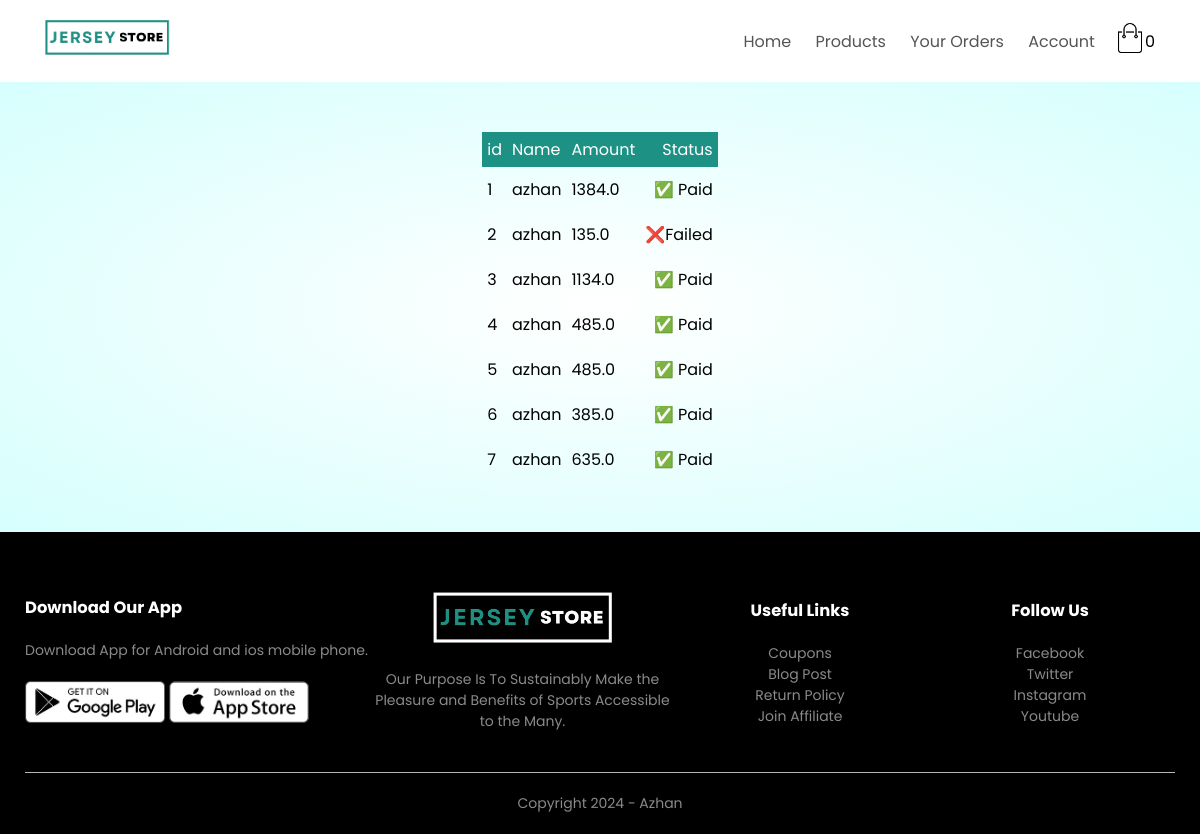
The app's page /myorder/ (signed in), older data.
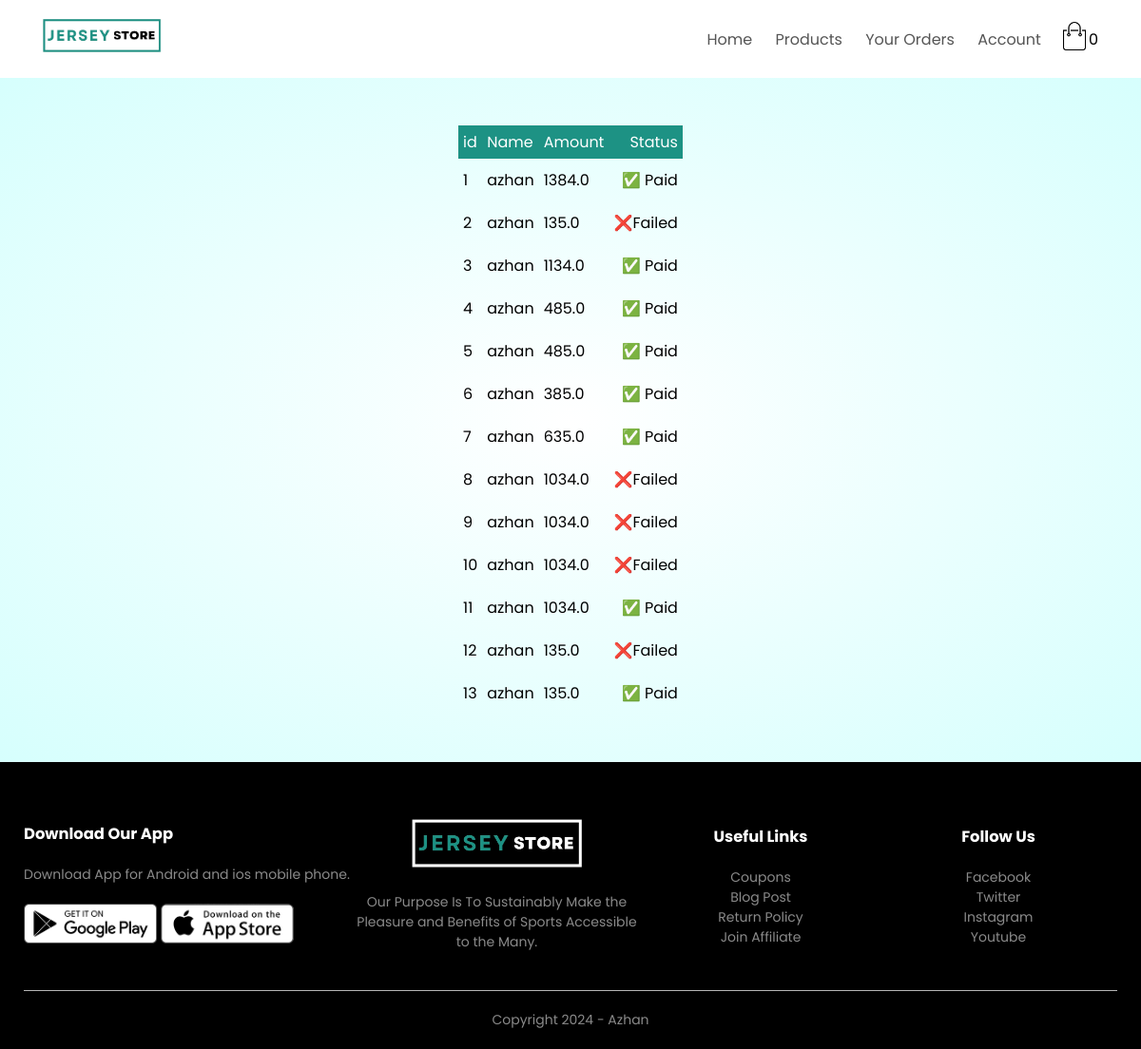
The same page, newer data.
### app/models.py (models this page shows)
class Payment(models.Model):
    Name = models.CharField(max_length=20)
    Amount = models.CharField(max_length=20)
    Payment_id = models.CharField(max_length=100)
    Paid = models.BooleanField(default=False)

### app/views.py (the view)
# urls.py: path('myorder/',myorder,name='myorder'),
def myorder(request):
    name = request.session['name']
    order = Payment.objects.filter(Name=name)
    print(order)
    if order:
       data = Payment.objects.filter(Name=name)
       return render(request,'myorder.html',{'data':data})
    else:
        return render(request,'myorder.html',{'msg':"You have no any order yet!!"})

### app/templates/myorder.html (shortened to what this page needs)
{% load static %}
<!DOCTYPE html>
<html lang="en">
<head>
    <link rel="stylesheet" href="{% static 'style.css' %}">
</head>
<body>
   {% if msg %}
   <div class="container">
    <div class="navbar">
        <div class="logo">
            <img src="{% static 'images/logo.png' %}" alt="logo" width="135px">
        </div>
        <nav>
            <ul id="MenuItems">
                <li><a href="{% url 'user' %}">Home</a></li>
                <li><a href="{% url 'products' %}">Products</a></li>
                <li><a href="{% url 'myorder' %}">Your Orders</a></li>
                <li><a href="{% url 'account' %}">Account</a></li>
            </ul>
        </nav>
        <a href="{% url 'cart' %}"><img src="{% static 'images/cart.png' %}" width="30px" height="30px"></a>
        <span class="badge badge-info">{{request.session.card|length}}</span>
        <img src="{% static 'images/menu.png' %}" class="menu-icon" onclick="menutoggle()">
    </div>
</div>
<div class="account-page">
    <div class="container">
        <div class="row">
            <div class="col-2">
                <img src="{% static 'images/image1.png' %}" width="100%">
            </div>
            <div class="col-2">
                 <div class="form-container">
                    <h1>{{msg}}</h1>
                    <a class="btn" href="{% url 'products' %}">Shop Now</a>
                </div>
            </div>
        </div>
    </div>
</div>
    {% else %}
    <div class="container">
        <div class="navbar">
            <div class="logo">
                <img src="{% static 'images/logo.png' %}" alt="logo" width="125px">
            </div>
            <nav>
                <ul id="MenuItems">
                    <li><a href="{% url 'user' %}">Home</a></li>
                    <li><a href="{% url 'products' %}">Products</a></li>
                    <li><a href="{% url 'myorder' %}">Your Orders</a></li>
                    <li><a href="{% url 'account' %}">Account</a></li>
                </ul>
            </nav>
            <a href="{% url 'cart' %}"><img src="{% static 'images/cart.png' %}" width="30px" height="30px"></a>
            <span class="badge badge-info">{{request.session.card|length}}</span>
        </div>
    </div>
    <div class="account-page">
        <div class="container">
            <div class="row">
                 <div class="container">
                        <table>
                            <tr>
                                <th>id</th>
                                <th>Name</th>
                                <th>Amount</th>
                                <th>Status</th>
                            </tr>
                            {% for i in data %}
                            <tr>
                                <td>{{forloop.counter}}</td>
                                <td>{{i.Name}}</td>
                                <td>{{i.Amount}}</td>
                                {% if i.Paid %}
                                <td>&#9989; Paid</td>
                                {% else %}
                                <td>&#10060;Failed</td>
                                {% endif %}
                            </tr>
                       {% endfor %}
                        </table>
                    </div>
                </div>
        </div>
    </div>
    {% endif %}
    <div class="footer">
        <div class="container">
            <div class="row">
                <div class="footer-col-1">
                    <h3>Download Our App</h3>
                    <p>Download App for Android and ios mobile phone.</p>
                    <div class="app-logo">
                        <img src="{% static 'images/play-store.png' %}">
                        <img src="{% static 'images/app-store.png' %}">
                    </div>
                </div>
                <div class="footer-col-2">
                    <img src="{% static 'images/logo-white.png' %}">
                    <p>Our Purpose Is To Sustainably Make the Pleasure and Benefits of Sports Accessible to the Many.
                    </p>
                </div>
                <div class="footer-col-3">
                    <h3>Useful Links</h3>
                    <ul>
                        <li>Coupons</li>
                        <li>Blog Post</li>
                        <li>Return Policy</li>
                        <li>Join Affiliate</li>
                    </ul>
                </div>
                <div class="footer-col-4">
                    <h3>Follow Us</h3>
                    <ul>
                        <li>Facebook</li>
                        <li>Twitter</li>
                        <li>Instagram</li>
                        <li>Youtube</li>
                    </ul>
                </div>
            </div>
            <hr>
            <p class="copyright">Copyright 2024 - Azhan</p>
        </div>
    </div>
</body>
</html>

### app/static/style.css (style rules this page uses)
* { margin: 0; padding: 0; box-sizing: border-box; }
body { font-family: 'Poppins', sans-serif; }
.navbar { display: flex; align-items: center; padding: 20px; }
nav { flex: 1; text-align: right; }
nav ul { display: inline-block; list-style-type: none; }
nav ul li { display: inline-block; margin-right: 20px; }
a { text-decoration: none; color: #555; }
p { color: #555; }
.container { max-width: 1300px; margin: auto; padding-left: 25px; padding-right: 25px; }
.row { display: flex; align-items: center; flex-wrap: wrap; justify-content: space-around; }
.footer { background: black; color: #8a8a8a; font-size: 14px; padding: 60px 0 20px; }
.footer p { color: #8a8a8a; }
.footer h3 { color: #fff; margin-bottom: 20px; }
.footer-col-1, .footer-col-2, .footer-col-3, .footer-col-4 { min-width: 250px; margin-bottom: 20px; }
.footer-col-1 { flex-basis: 30%; }
.footer-col-2 { flex: 1; text-align: center; }
.footer-col-2 img { width: 180px; margin-bottom: 20px; }
.footer-col-3, .footer-col-4 { flex-basis: 12%; text-align: center; }
ul { list-style-type: none; }
.app-logo { margin-top: 20px; }
.app-logo img { width: 140px; }
.footer hr { border: none; background: #b5b5b5; height: 1px; margin: 20px 0; }
.copyright { text-align: center; }
table { width: 100%; border-collapse: collapse; }
th { text-align: left; padding: 5px; color: #fff; background: #1d9284; font-weight: normal; }
td { padding: 10px 5px; }
td:last-child { text-align: right; }
th:last-child { text-align: right; }
.account-page { padding: 50px 0; background: radial-gradient(#ffffff,#d6fffd); }

Row changes from the older to the newer data that the page shows:
added Payment: Name "azhan", Amount "1034.0", Paid "❌Failed"
added Payment: Name "azhan", Amount "1034.0", Paid "❌Failed"
added Payment: Name "azhan", Amount "1034.0", Paid "❌Failed"
added Payment: Name "azhan", Amount "1034.0", Paid "✅ Paid"
added Payment: Name "azhan", Amount "135.0", Paid "❌Failed"
added Payment: Name "azhan", Amount "135.0", Paid "✅ Paid"
